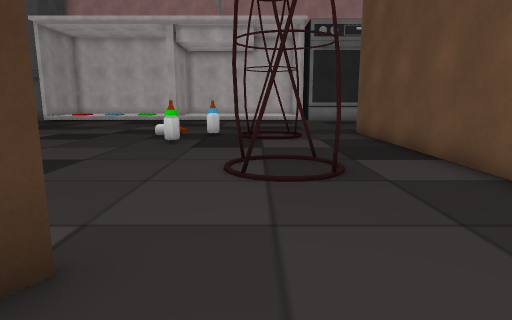
view 1 (above)

20 first-person views from a walk through a Unity game level. The camera is 1.2 m above the floor, tilts 10° down and sees 75° across. The floor is counted in squares, 1 m on a side. Each view is taken from the middle of a square. On the plan, view 1 faces up. The plan holds only what a view shows up to about 14 squares ahead; the rest is blank. The player is left out. Door leaves are left out, so doorways stand open. Some surface patterns are stand-ins.

view 2
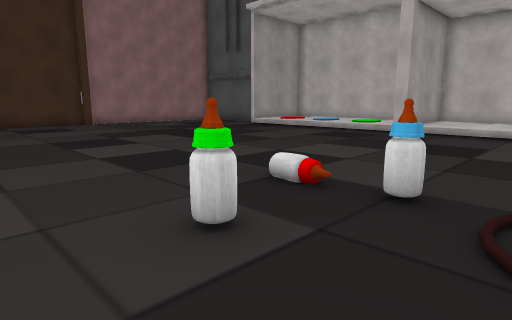

view 3
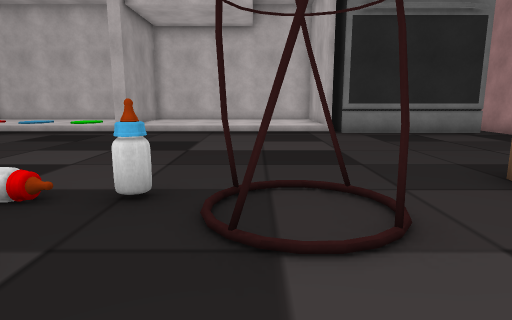

view 4
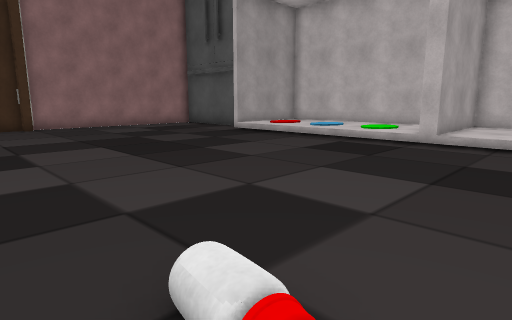

view 5
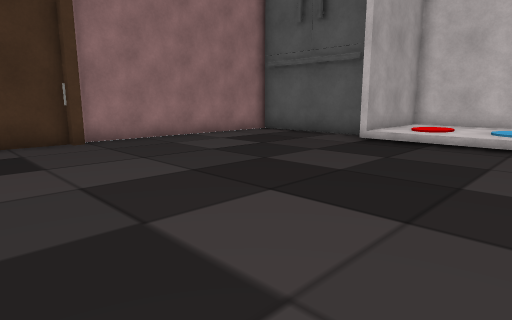

view 6
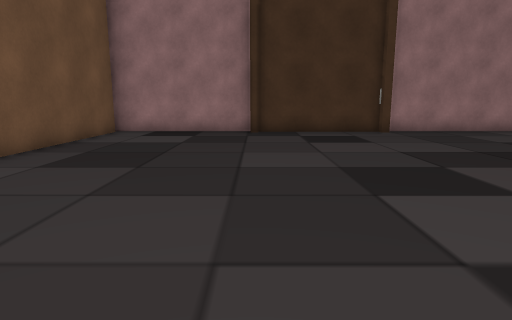

view 7
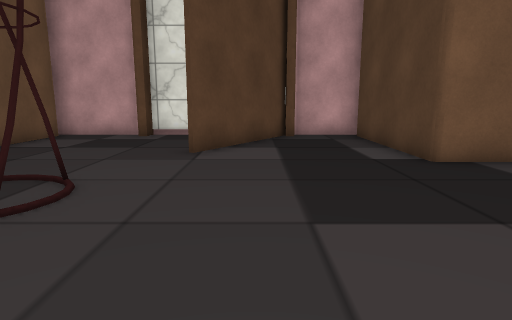

view 8
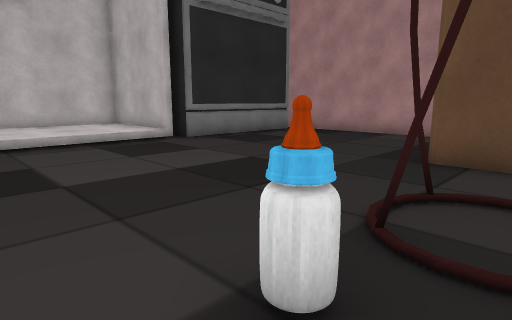

view 9
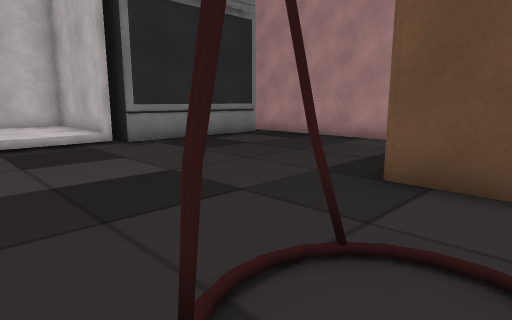

view 10
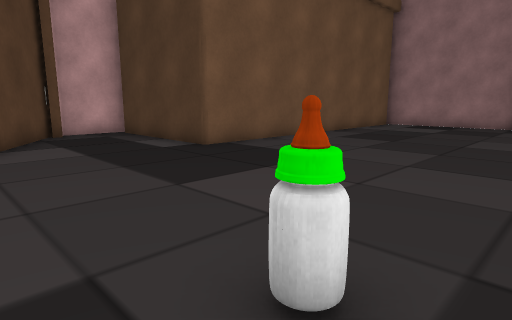

view 11
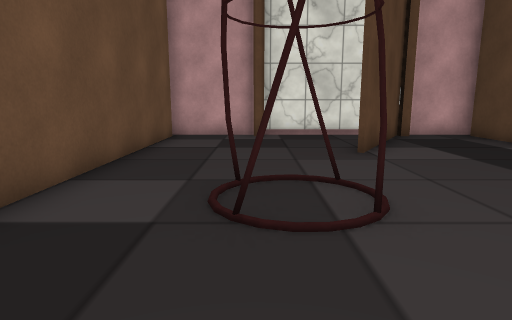

view 12
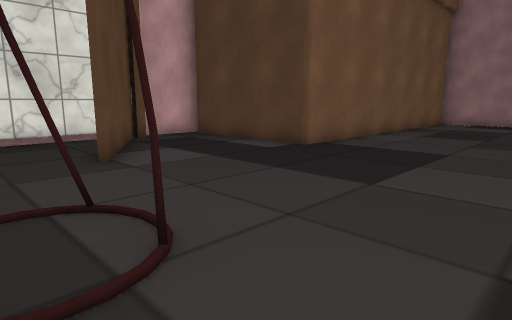

view 13
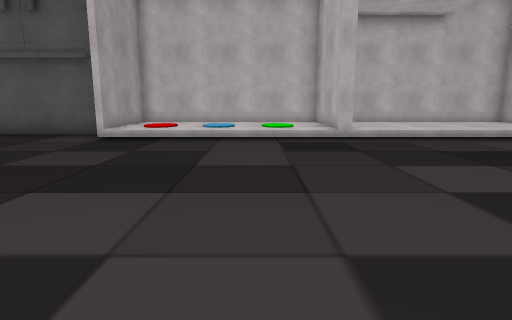

view 14
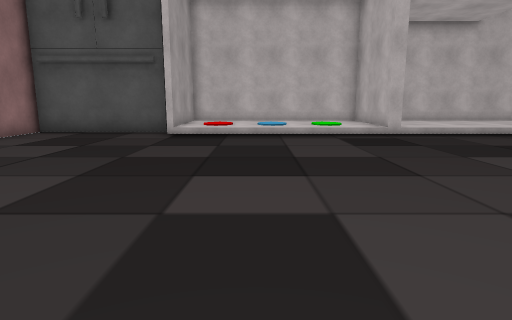

view 15
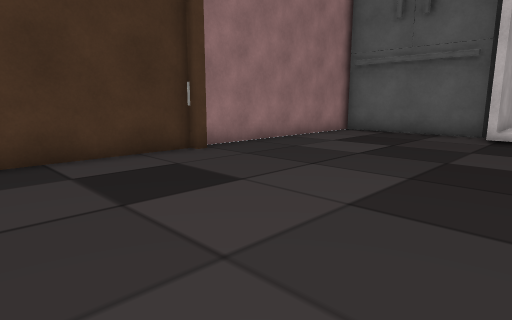

view 16
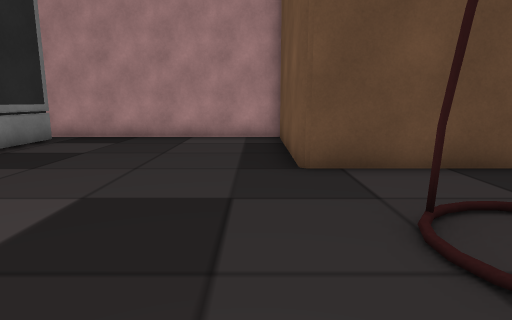

view 17
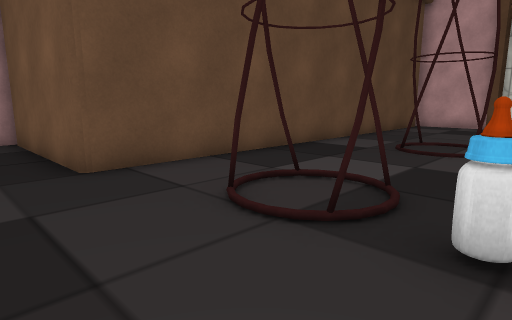

view 18
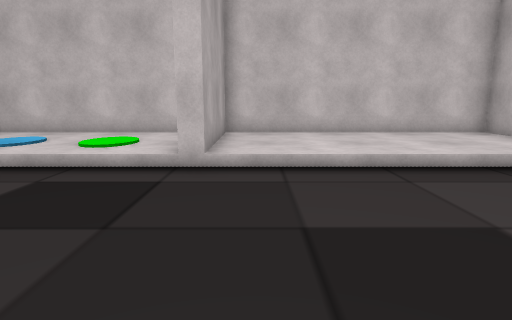

view 19
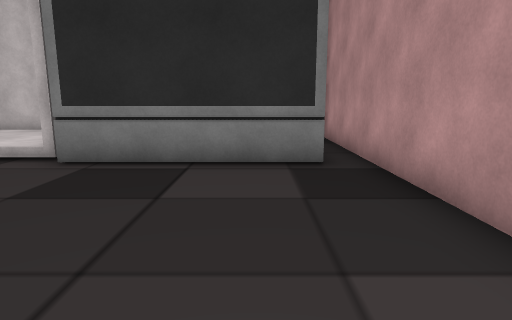

view 20
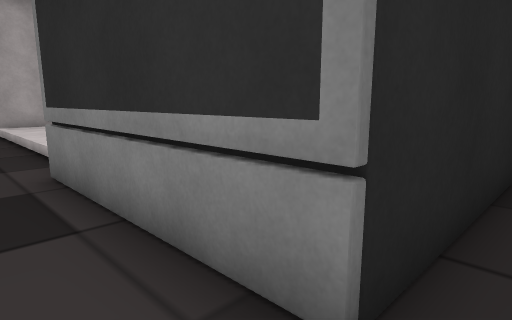

### Floor plan
Key: @ floor where view 1 was taken; # wall or solid block; . main floor; : floor 0.25 m higher than the main floor; / step, stairs or slope; D open door; O other object.
Columns run from 19 left of view 1 to 10 right of it. Each row starts with its distance up from view 1.
 25       #################    # #
 24       #:::::::#:::::::#    #.#
 23       #:::::::#:::::::#    #.#
 22 #######:::::::#:::::::#    #.#
 21 #....DD////DDDDDDDDDDD######.#
 20 #....DD....DDDD..............#
 19 #....DD....DDDD..............#
 18 #....DD......................#
 17 #....DD......................#
 16 #............................#
 15 #............................#
 14 ##...........................#
 13 #......................#######
 12 #...............OO.OO..#
 11 #..................OO..#
 10 #................O.....#
  9 ##.....................#
  8 #......................#
  7 #...................O..#
  6 #..................OO..#
  5 #..................O...#
  4 #......................#
  3 #############..........#
  2             #....#.....#
  1             #....#.....#
  0             #...##.@...#
 -1             #...#......#
 -2             ############

Where each view was taken, in squares from view 1:
view 1: 0 up, 0 right, facing up
view 2: 8 up, 0 right, facing up-left
view 3: 8 up, 0 right, facing up
view 4: 11 up, 2 left, facing up-left
view 5: 11 up, 8 left, facing up-left
view 6: 9 up, 5 left, facing left
view 7: 10 up, 3 left, facing down
view 8: 11 up, 3 left, facing up-right
view 9: 11 up, 1 left, facing up-right
view 10: 11 up, 1 left, facing down-left
view 11: 10 up, 1 right, facing down
view 12: 9 up, 1 right, facing down-left
view 13: 10 up, 8 left, facing up
view 14: 9 up, 10 left, facing up
view 15: 9 up, 11 left, facing up-left
view 16: 14 up, 2 left, facing right
view 17: 15 up, 2 left, facing down-right
view 18: 15 up, 4 left, facing up
view 19: 14 up, 7 right, facing up
view 20: 19 up, 9 right, facing up-left
